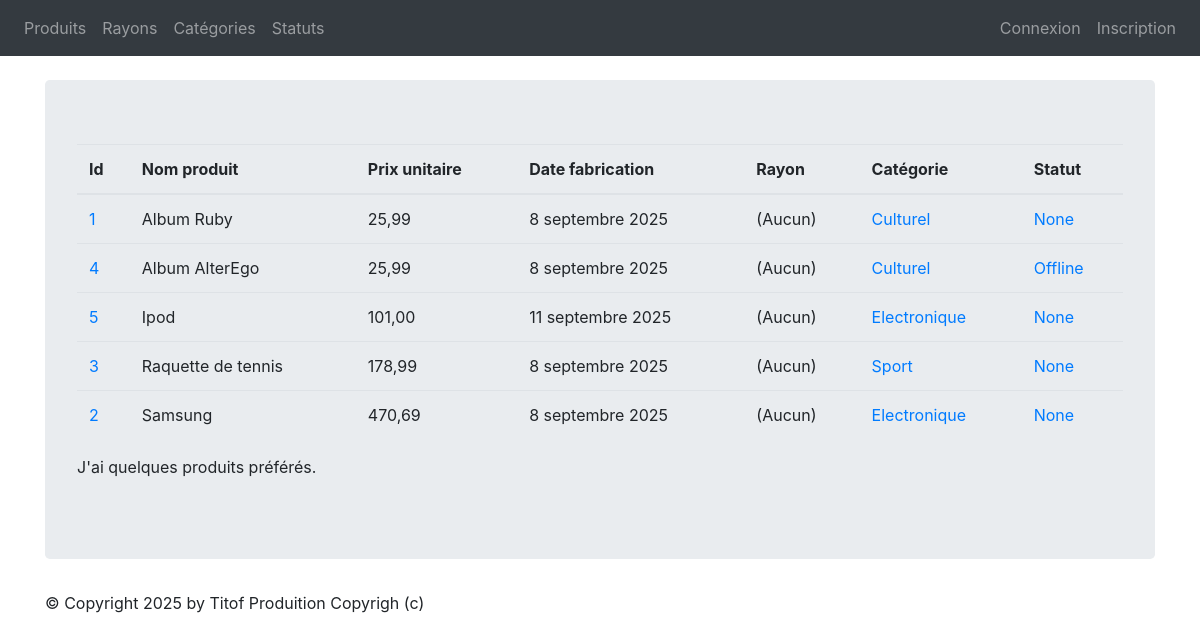
Page /monApp/produits/ on the earlier database version.
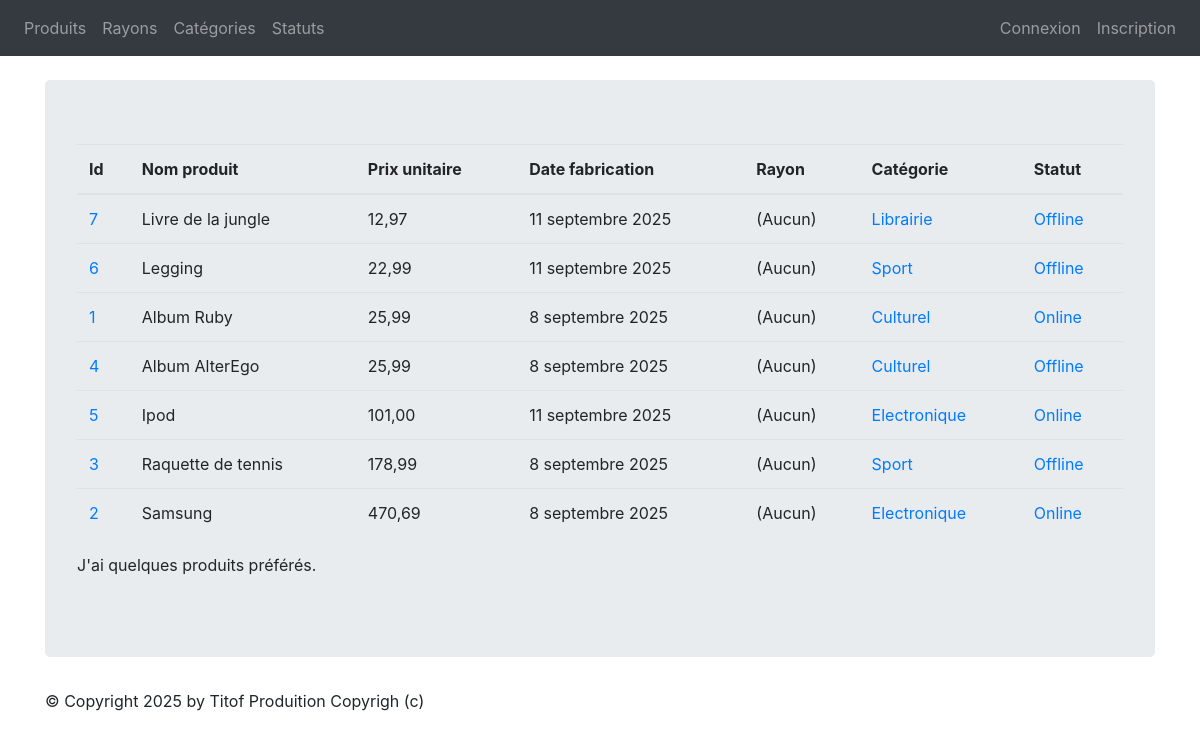
Same page on the later database version.
### monApp/models.py (models this page shows, shortened)
class Produit(models.Model):
    refProd = models.AutoField(primary_key=True)
    intituleProd = models.CharField(max_length=200)
    prixUnitaireProd = models.DecimalField(max_digits=10, decimal_places=2)
    dateFabProd = models.DateField(default=date.today)
    categorie = models.ForeignKey(Categorie, on_delete=models.CASCADE, related_name="produits_categorie", null=True, blank=True)
    status = models.ForeignKey(Statut, on_delete=models.CASCADE, related_name="produits_status",null=True, blank=True)
    rayon = models.ForeignKey(Rayon, on_delete=models.CASCADE, related_name="produits_rayon",null=True, blank=True)

class Categorie(models.Model):
    idCat = models.AutoField(primary_key=True)
    nomCat = models.CharField(max_length=100)
    def __str__(self):
        return self.nomCat

class Statut(models.Model):
    idStatus = models.AutoField(primary_key=True)
    libelleStatus = models.CharField(max_length=100)
    def __str__(self):
        return self.libelleStatus

### monApp/views.py (the view)
# urls.py: path("produits/",views.ProduitListView.as_view(),name="lst_prdts"),
class ProduitListView(ListView):
    model = Produit
    template_name = "list_produits.html"
    context_object_name = "prdts"
    def get_queryset(self ) :
        return Produit.objects.order_by("prixUnitaireProd")
    def get_context_data(self, **kwargs):
        context = super(ProduitListView, self).get_context_data(**kwargs)
        context['titremenu'] = "Liste de mes produits"
        return context

### monApp/templates/list_produits.html
{% extends 'base.html' %}
{% block content %}
<table class="table">
    <thead>
        <th>Id</th>
        <th>Nom produit</th>
        <th>Prix unitaire</th>
        <th>Date fabrication</th>
        <th>Rayon</th>
        <th>Catégorie</th>
        <th>Statut</th>
    </thead>
    <tbody>
    {% for prdt in prdts %}
    <tr>
        <td><a href="{% url 'dtl_prdt' prdt.refProd %}">{{ prdt.refProd }}</a></td>
        <td>{{ prdt.intituleProd }} </td>
        <td>{{ prdt.prixUnitaireProd }} </td>
        <td>{{ prdt.dateFabProd }} </td>
        <td>
        {% if prdt.rayon %}
            <a href="{% url 'dtl_rayon' prdt.rayon.idRayon %}">{{ prdt.rayon }}</a>
        {% else %}
            (Aucun)
        {% endif %}
        </td>
        <td><a href="{% url 'dtl_categorie' prdt.categorie.idCat %}">{{ prdt.categorie }}</a></td>
        <td><a href="{% url 'dtl_statut' prdt.status.idStatus %}">{{ prdt.status }}</a></td>
    </tr>
    {% endfor %}
    </tbody>
</table>
<p>
J'ai
{% if prdts|length < 5 %}
    peu de
{% elif prdts|length < 10 %}
    quelques
{% else %}
    beaucoup de
{% endif %}
produits préférés.
</p>
{% endblock %}

### monApp/templates/base.html (shortened to what this page needs)
<!doctype html>
{% load static %}
<html lang="fr">
    <head>
        {% block styles %}
        <link rel="stylesheet" href="{% static 'styles.css' %}" />
        <link rel="stylesheet" href="{% static 'node_modules/bootstrap/dist/css/bootstrap.min.css' %}">
        {% endblock %}
    </head>
    <body>
        {% block nav %}
        <nav class="navbar navbar-expand-md navbar-dark bg-dark mb-4">
            <div class="collapse navbar-collapse" id="navbarNav">
                <ul class="navbar-nav">
                    <li class="nav-item">
                        <a class="nav-link" href="{% url 'lst_prdts' %}">Produits</a>
                    </li>
                    <li class="nav-item">
                        <a class="nav-link" href="{% url 'list_rayons' %}">Rayons</a>
                    </li>
                    <li class="nav-item">
                        <a class="nav-link" href="{% url 'list_categories' %}">Catégories</a>
                    </li>
                    <li class="nav-item">
                        <a class="nav-link" href="{% url 'list_statuts' %}">Statuts</a>
                    </li>
                </ul>
                <ul class="navbar-nav ml-auto">
                    {% if user.is_authenticated %}
                        <li class="nav-item">
                        <a class="nav-link" href="{% url 'logout' %}">Déconnexion</a>
                        </li>
                    {%else%}
                        <li class="nav-item">
                        <a class="nav-link" href="{% url 'login' %}">Connexion</a>
                        </li>
                        <li class="nav-item">
                        <a class="nav-link" href="{% url 'register' %}">Inscription</a>
                        </li>
                    {%endif%}
                </ul>
            </div>
        </nav >
        {% endblock %}
        <main role="main" class="container top-pushed">
            <div class="jumbotron">
            {% block content %}
            {% endblock %}
            </div>
        </main >
        <footer class="footer">
            <div class="container">
                <p>&copy; Copyright {% now "Y" %} by Titof Produition Copyrigh (c)</p>
            </div>
        </footer>
    </body>
</html>

Differences in the rows shown:
added Produit: refProd "7", intituleProd "Livre de la jungle", prixUnitaireProd "12,97", dateFabProd "11 septembre 2025", shows "(Aucun)", categorie "Librairie", status "Offline"
added Produit: refProd "6", intituleProd "Legging", prixUnitaireProd "22,99", dateFabProd "11 septembre 2025", shows "(Aucun)", categorie "Sport", status "Offline"
changed Produit "Album Ruby": status "None" → "Online"
changed Produit "Ipod": status "None" → "Online"
changed Produit "Raquette de tennis": status "None" → "Offline"
changed Produit "Samsung": status "None" → "Online"
